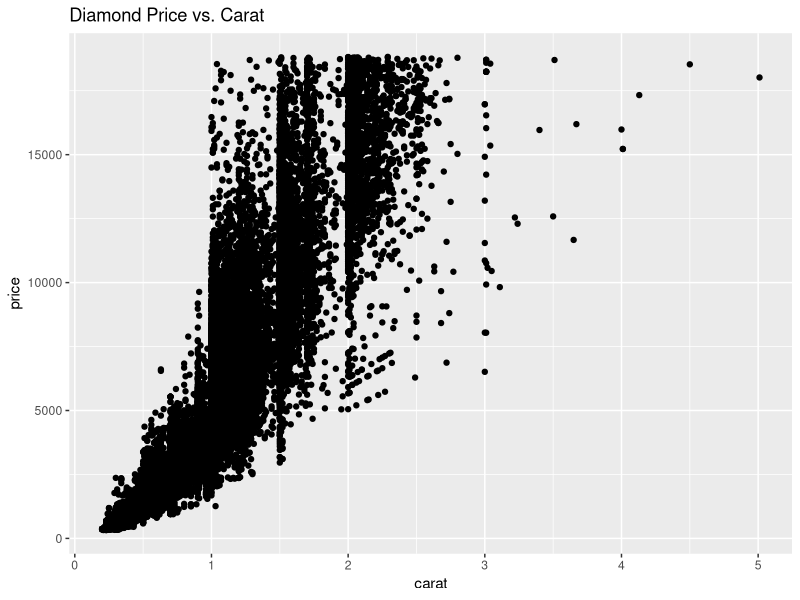
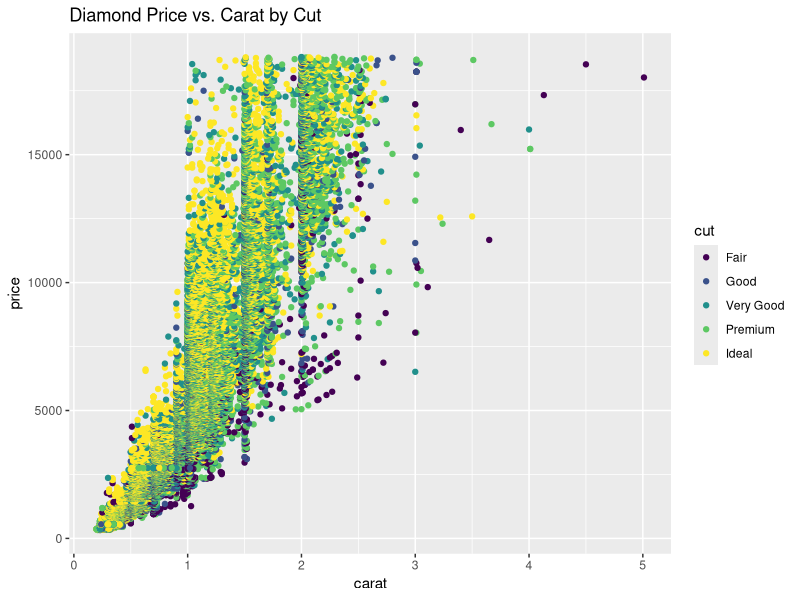

Recreate these plots in R, in order.
## ---- chunk 1

## ---- chunk 2

## ---- chunk 3

## ---- chunk 4

## ---- chunk 5
library(tidyverse)
## ---- chunk 6
## TASK: Plot `price` vs `carat` below
## Your code here!
ggplot(
  data = diamonds
) +
  geom_point(
    mapping = aes(
      x = carat,
      y = price,
    )
  ) +
  labs(
    title = "Diamond Price vs. Carat"
  )
  

## ---- chunk 7
## TASK: Plot `price`, `carat`, and `cut` below
## Your code here!
ggplot(
  data = diamonds
) +
  geom_point(
    mapping = aes(
      x = carat,
      y = price,
      color = cut
    )
  ) +
  labs(
    title = "Diamond Price vs. Carat by Cut"
  )
